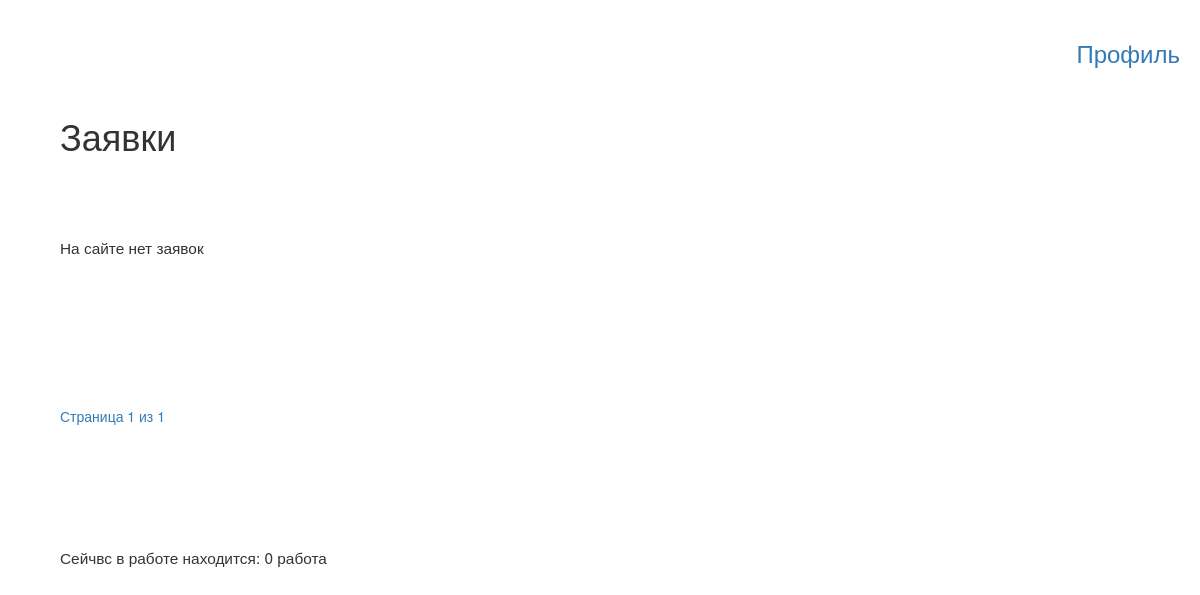
Page /app/ on the earlier database version.
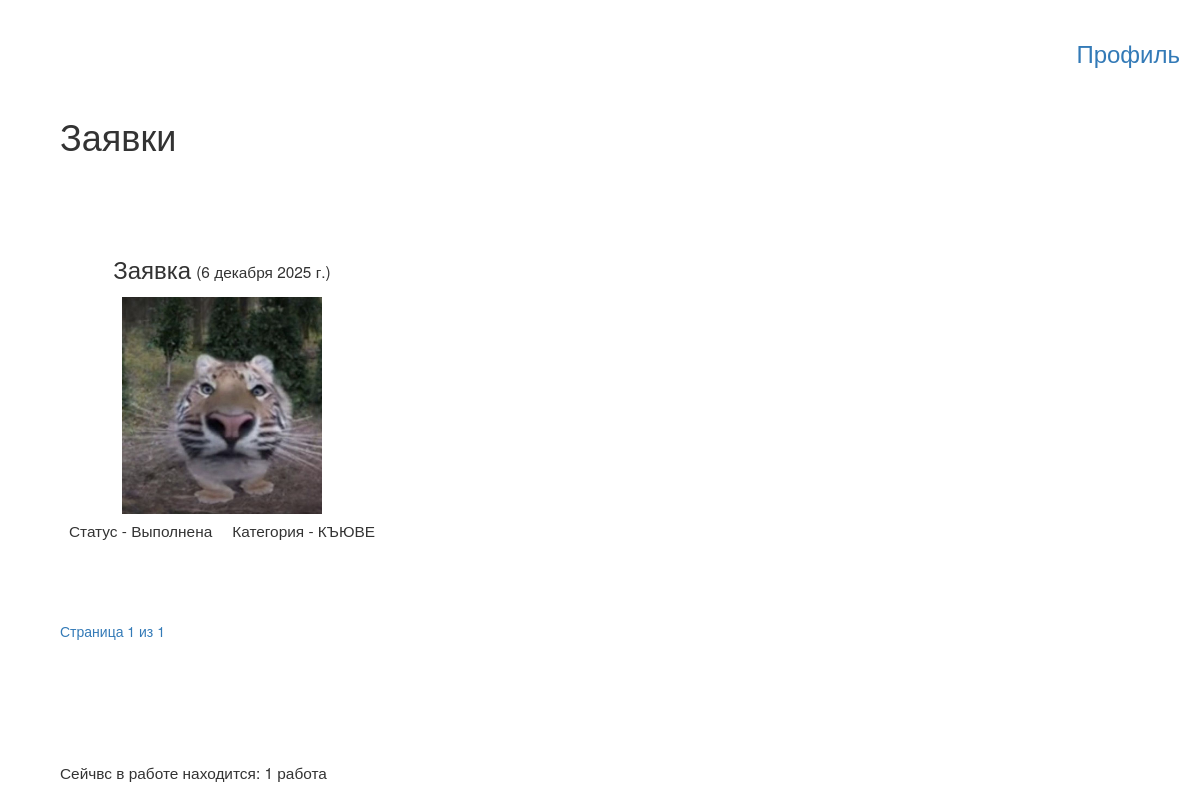
Same page on the later database version.
### app/models.py (models this page shows, shortened)
class application(models.Model):
    title = models.CharField(max_length=100)
    description = models.TextField()
    ALL_STATUS = (
        ('n', 'Новая заявка'),
        ('w', 'Принята в работу'),
        ('c', 'Выполнена'),
        ('r', 'Отклонена')
    )
    status = models.CharField(max_length=1, choices=ALL_STATUS, blank=False, default='n')
    date = models.DateField(auto_now=False, auto_now_add=True)
    categories = models.ForeignKey(Category, on_delete=models.CASCADE)
    image = models.ImageField(upload_to='images/', blank=False, null=False)
    username = models.ForeignKey(User, on_delete=models.CASCADE)
    comment = models.TextField(blank=True, null=True)

class Category(models.Model):
    category_full_name = models.CharField(max_length=100)
    category_char = models.CharField(max_length=1, blank=False, unique=True)

### app/views.py (the view)
# urls.py: path('', views.index, name='index'),
def index(request):
    all_applications = application.objects.all().filter(status='c')
    application_on_work = application.objects.all().filter(status='w').count()
    application_per_page = 3
    paginator = Paginator(all_applications, application_per_page)
    page_number = request.GET.get('page')
    try:
        application_on_page = paginator.page(page_number)
    except PageNotAnInteger:
        application_on_page = paginator.page(1)
    except EmptyPage:
        application_on_page = paginator.page(paginator.num_pages)
    return render(
        request,
        'app/index.html',
        {
            'application_on_page': application_on_page,
            'paginator': paginator,
            'application_on_work' : application_on_work,
        }
    )

### app/templates/app/index.html (shortened to what this page needs)
{% extends "base.html" %}
{% load static %}
{% block content %}
    <div class="authentication_content">
        <a href="{% url 'profile' %}"><h3>Профиль</h3></a>
    </div>
    <h1 style="margin-left: 5vw">Заявки</h1>
    <div class="main_content">
        {% if application_on_page %}
            {% for applications in application_on_page %}
                <div class="application">
                    <div class="application_title_content"><h3>{{ applications.title }}</h3>
                        <p>({{ applications.date }})</p></div>
                    <div class="application_image_content"><img src="{{ applications.image.url }}"
                                                                alt="{{ applications.title }} image">
                    </div>
                    <div class="application_info">
                        <p>Статус - {{ applications.get_status_display }}</p>
                        <p>Категория - {{ applications.categories.category_full_name }}</p>
                    </div>
                </div>
            {% endfor %}
        {% else %}
            <p>На сайте нет заявок</p>
        {% endif %}
    </div>
    <div class="pagination" style="margin-left: 5vw">
        <div class="paginator_content">
            <a href="?page=1">Страница {{ application_on_page.number }} из {{ paginator.num_pages }}</a>
        </div>
    </div>
    <p style="margin-left: 5vw">Сейчвс в работе находится: {{ application_on_work }} работа</p>
{% endblock %}

Differences in the rows shown:
added application: title "Заявка", date "6 декабря 2025 г.", image (picture), status "Выполнена", categories.category_full_name "КЪЮВЕ"
Other differences:
{{ application_on_work }}: "0" → "1"
text no longer shown: "На сайте нет заявок"
